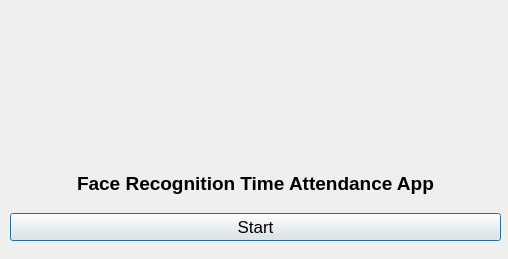
<?xml version="1.0" encoding="UTF-8"?>
<ui version="4.0">
 <class>Dialog</class>
 <widget class="QDialog" name="Dialog">
  <property name="enabled">
   <bool>true</bool>
  </property>
  <property name="geometry">
   <rect>
    <x>0</x>
    <y>0</y>
    <width>508</width>
    <height>259</height>
   </rect>
  </property>
  <property name="minimumSize">
   <size>
    <width>508</width>
    <height>259</height>
   </size>
  </property>
  <property name="maximumSize">
   <size>
    <width>508</width>
    <height>259</height>
   </size>
  </property>
  <property name="windowTitle">
   <string>Face Recognition Time Attendance App</string>
  </property>
  <property name="windowIcon">
   <iconset resource="resource.qrc">
    <normaloff>:/icon/icon.png</normaloff>:/icon/icon.png</iconset>
  </property>
  <widget class="QWidget" name="verticalLayoutWidget">
   <property name="geometry">
    <rect>
     <x>10</x>
     <y>160</y>
     <width>491</width>
     <height>81</height>
    </rect>
   </property>
   <layout class="QVBoxLayout" name="verticalLayout">
    <item>
     <layout class="QHBoxLayout" name="horizontalLayout">
      <item alignment="Qt::AlignHCenter">
       <widget class="QLabel" name="filelabel">
        <property name="font">
         <font>
          <pointsize>14</pointsize>
          <bold>true</bold>
         </font>
        </property>
        <property name="text">
         <string>Face Recognition Time Attendance App</string>
        </property>
       </widget>
      </item>
     </layout>
    </item>
    <item>
     <widget class="QPushButton" name="runButton">
      <property name="font">
       <font>
        <pointsize>13</pointsize>
       </font>
      </property>
      <property name="text">
       <string>Start</string>
      </property>
     </widget>
    </item>
   </layout>
  </widget>
  <widget class="QLabel" name="label">
   <property name="geometry">
    <rect>
     <x>130</x>
     <y>10</y>
     <width>261</width>
     <height>141</height>
    </rect>
   </property>
   <property name="text">
    <string/>
   </property>
   <property name="pixmap">
    <pixmap>logo.jpg</pixmap>
   </property>
   <property name="scaledContents">
    <bool>true</bool>
   </property>
  </widget>
 </widget>
 <resources>
  <include location="resource.qrc"/>
 </resources>
 <connections/>
</ui>
